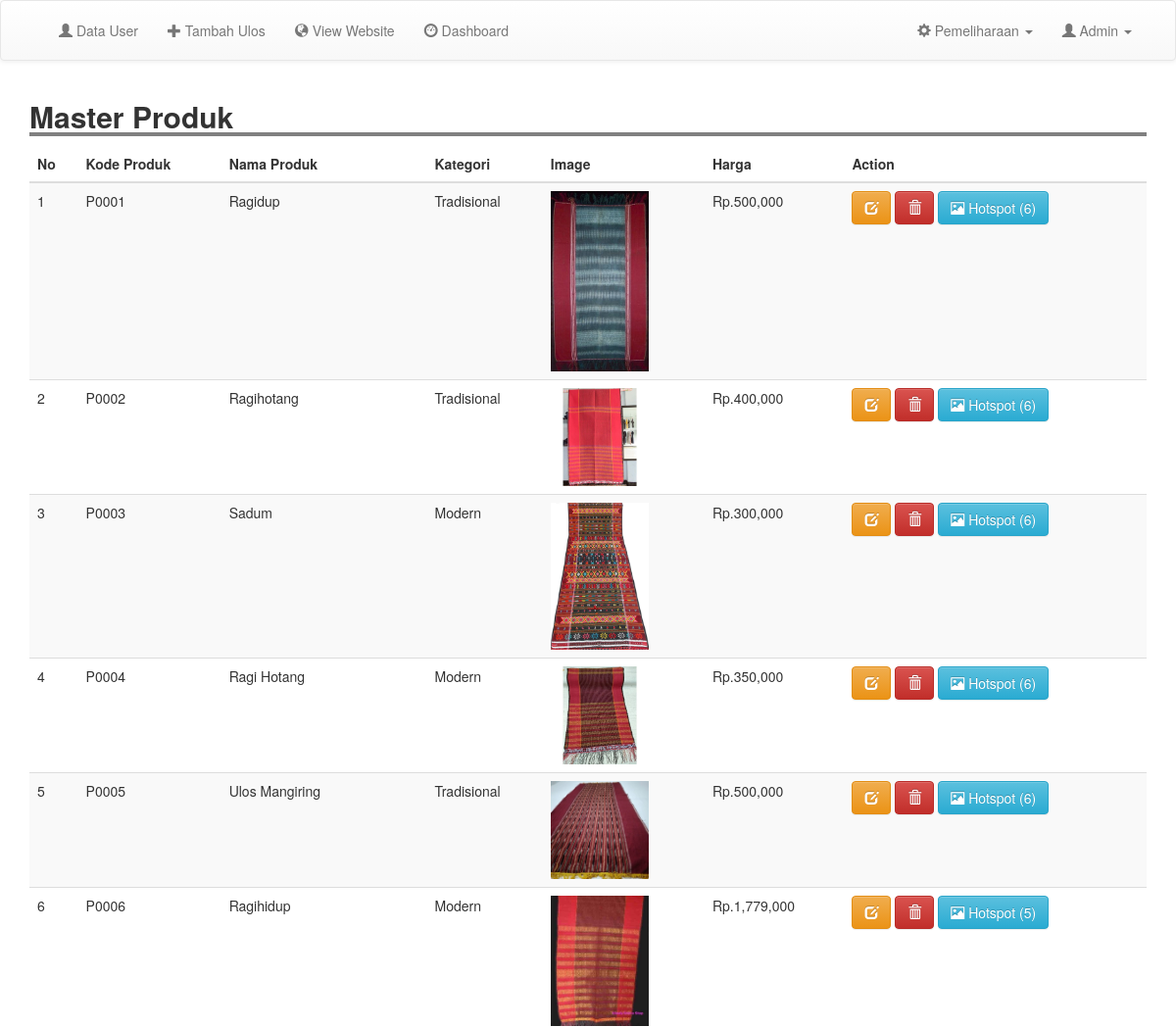
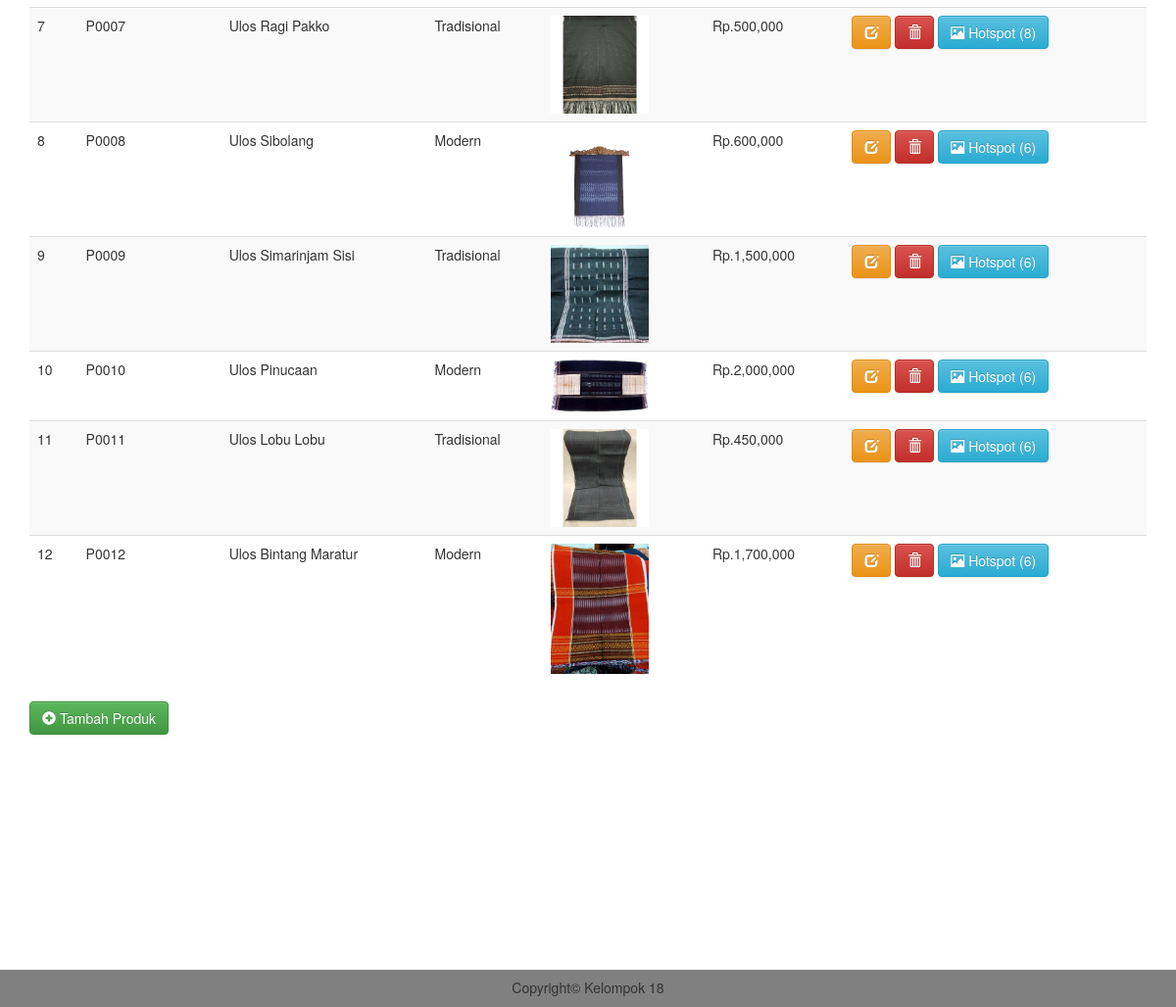
/admin/m_produk.php (signed in), run on the app's committed database (2 pictures, top to bottom).
### tables this page shows
CREATE TABLE `produk` (
  `kode_produk` varchar(100) NOT NULL,
  `nama` varchar(100) NOT NULL,
  `image` text NOT NULL,
  `deskripsi` text NOT NULL,
  `detail` text DEFAULT NULL,
  `cara_pembuatan` text DEFAULT NULL,
  `bahan` text DEFAULT NULL COMMENT 'Kolom untuk bahan terpisah',
  `jumlah_benang` varchar(255) DEFAULT NULL,
  `panjang` varchar(50) DEFAULT NULL COMMENT 'Panjang produk',
  `lebar` varchar(50) DEFAULT NULL COMMENT 'Lebar produk',
  `sejarah` text DEFAULT NULL,
  `kategori` enum('Modern','Tradisional') NOT NULL DEFAULT 'Modern',
  `harga` int(11) NOT NULL
);

### admin/m_produk.php (the view, shortened to what this page needs)
<?php
include 'header.php';
?>
<div class="container">
    <h2 style="width: 100%; border-bottom: 4px solid gray"><b>Master Produk</b></h2>
    <table class="table table-striped">
        <thead>
            <tr>
                <th scope="col">No</th>
                <th scope="col">Kode Produk</th>
                <th scope="col">Nama Produk</th>
                <th scope="col">Kategori</th>
                <th scope="col">Image</th>
                <th scope="col">Harga</th>
                <th scope="col">Action</th>
            </tr>
        </thead>
        <tbody>
            <?php
            $result = mysqli_query($conn, "SELECT * FROM produk ORDER BY kode_produk ASC");
            $no = 1;
            while ($row = mysqli_fetch_assoc($result)) {
                $hotspot_query = mysqli_query($conn, "SELECT * FROM produk_hotspots WHERE kode_produk = '".$row['kode_produk']."'");
                $hotspot_count = mysqli_num_rows($hotspot_query);
            ?>
                <tr>
                    <td><?= $no; ?></td>
                    <td><?= $row['kode_produk']; ?></td>
                    <td><?= $row['nama']; ?></td>
                    <td><?= $row['kategori']; ?></td>
                    <td>
                        <img src="../image/produk/<?= $row['image']; ?>" width="100">
                    </td>
                    <td>Rp.<?= number_format($row['harga']); ?></td>
                    <td>
                        <a href="edit_produk.php?kode=<?= $row['kode_produk']; ?>" class="btn btn-warning" title="Edit Produk">
                            <i class="glyphicon glyphicon-edit"></i>
                        </a>
                        <a href="proses/del_produk.php?kode=<?= $row['kode_produk']; ?>" class="btn btn-danger" onclick="return confirm('Yakin Ingin Menghapus Data ?')" title="Hapus Produk">
                            <i class="glyphicon glyphicon-trash"></i>
                        </a>
                        <button type="button" class="btn btn-info" data-toggle="modal" data-target="#hotspotModal<?= $no ?>" title="Lihat Hotspot Produk">
                            <i class="glyphicon glyphicon-picture"></i> Hotspot (<?= $hotspot_count ?>)
                        </button>
                    </td>
                </tr>
            <?php
                $no++;
            }
            ?>
        </tbody>
    </table>
    <a href="tm_produk.php" class="btn btn-success">
        <i class="glyphicon glyphicon-plus-sign"></i> Tambah Produk
    </a>
</div>
<br><br><br><br><br><br><br><br><br><br><br><br>
<?php
include 'footer.php';
?>

### css/style.css (style rules this page uses)
body { margin:0; padding: 0; }

### data on the page
produk: kode_produk "P0001", nama "Ragidup", kategori "Tradisional", image (picture), harga "500,000", hotspot_count "6"
produk: kode_produk "P0002", nama "Ragihotang", kategori "Tradisional", image (picture), harga "400,000", hotspot_count "6"
produk: kode_produk "P0003", nama "Sadum", kategori "Modern", image (picture), harga "300,000", hotspot_count "6"
produk: kode_produk "P0004", nama "Ragi Hotang", kategori "Modern", image (picture), harga "350,000", hotspot_count "6"
produk: kode_produk "P0005", nama "Ulos Mangiring", kategori "Tradisional", image (picture), harga "500,000", hotspot_count "6"
produk: kode_produk "P0006", nama "Ragihidup", kategori "Modern", image (picture), harga "1,779,000", hotspot_count "5"
produk: kode_produk "P0007", nama "Ulos Ragi Pakko", kategori "Tradisional", image (picture), harga "500,000", hotspot_count "8"
produk: kode_produk "P0008", nama "Ulos Sibolang", kategori "Modern", image (picture), harga "600,000", hotspot_count "6"
produk: kode_produk "P0009", nama "Ulos Simarinjam Sisi", kategori "Tradisional", image (picture), harga "1,500,000", hotspot_count "6"
produk: kode_produk "P0010", nama "Ulos Pinucaan", kategori "Modern", image (picture), harga "2,000,000", hotspot_count "6"
produk: kode_produk "P0011", nama "Ulos Lobu Lobu", kategori "Tradisional", image (picture), harga "450,000", hotspot_count "6"
produk: kode_produk "P0012", nama "Ulos Bintang Maratur", kategori "Modern", image (picture), harga "1,700,000", hotspot_count "6"
